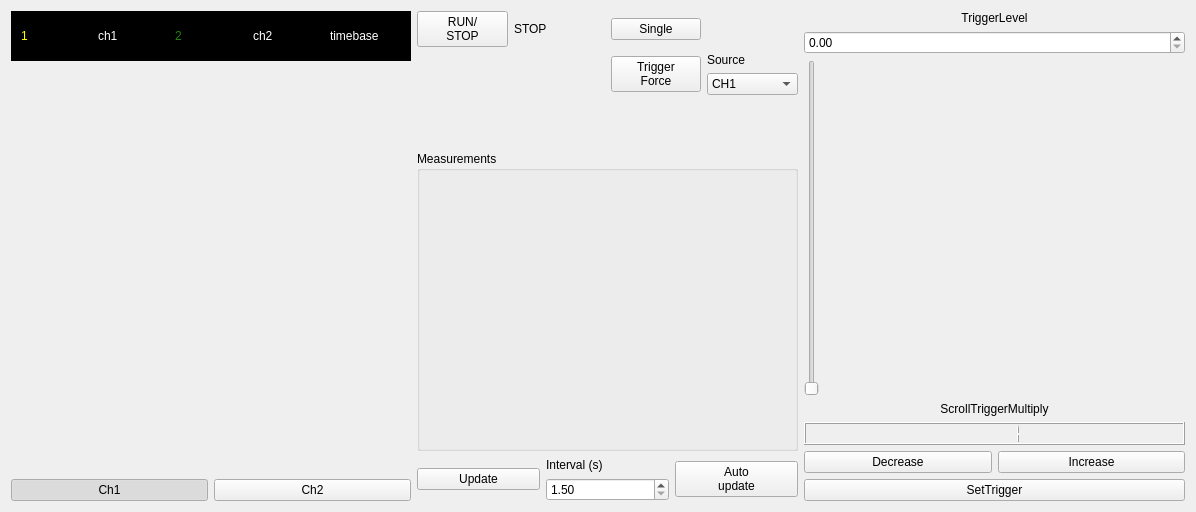
<?xml version="1.0" encoding="UTF-8"?>
<ui version="4.0">
 <class>OscilloscopeWidget</class>
 <widget class="QWidget" name="OscilloscopeWidget">
  <property name="geometry">
   <rect>
    <x>0</x>
    <y>0</y>
    <width>1196</width>
    <height>512</height>
   </rect>
  </property>
  <property name="windowTitle">
   <string>Oscilloscope</string>
  </property>
  <layout class="QGridLayout" name="gridLayout_3">
   <item row="2" column="1">
    <widget class="QGroupBox" name="groupBox_2">
     <property name="minimumSize">
      <size>
       <width>0</width>
       <height>300</height>
      </size>
     </property>
     <property name="title">
      <string>Measurements</string>
     </property>
     <layout class="QGridLayout" name="gridLayout_4">
      <item row="0" column="0">
       <widget class="QLabel" name="MeasurementLabel">
        <property name="text">
         <string/>
        </property>
       </widget>
      </item>
      <item row="1" column="0">
       <widget class="QLabel" name="Measurement_Immed">
        <property name="text">
         <string/>
        </property>
       </widget>
      </item>
     </layout>
    </widget>
   </item>
   <item row="0" column="0" rowspan="4">
    <layout class="QVBoxLayout" name="verticalLayout">
     <item>
      <widget class="QFrame" name="frame">
       <property name="enabled">
        <bool>false</bool>
       </property>
       <property name="sizePolicy">
        <sizepolicy hsizetype="Preferred" vsizetype="Minimum">
         <horstretch>0</horstretch>
         <verstretch>0</verstretch>
        </sizepolicy>
       </property>
       <property name="maximumSize">
        <size>
         <width>16777215</width>
         <height>50</height>
        </size>
       </property>
       <property name="styleSheet">
        <string notr="true">background-color: rgb(0, 0, 0);</string>
       </property>
       <property name="frameShape">
        <enum>QFrame::StyledPanel</enum>
       </property>
       <property name="frameShadow">
        <enum>QFrame::Raised</enum>
       </property>
       <layout class="QHBoxLayout" name="horizontalLayout_3">
        <item>
         <widget class="QLabel" name="ch1Label">
          <property name="enabled">
           <bool>false</bool>
          </property>
          <property name="styleSheet">
           <string notr="true">color: rgb(255, 255, 0);</string>
          </property>
          <property name="text">
           <string>1</string>
          </property>
          <property name="textFormat">
           <enum>Qt::AutoText</enum>
          </property>
         </widget>
        </item>
        <item>
         <widget class="QLabel" name="ch1Y">
          <property name="styleSheet">
           <string notr="true">color: rgb(255, 255, 255);</string>
          </property>
          <property name="text">
           <string>ch1</string>
          </property>
         </widget>
        </item>
        <item>
         <widget class="QLabel" name="ch2Label">
          <property name="styleSheet">
           <string notr="true">color: rgb(36, 127, 13);</string>
          </property>
          <property name="text">
           <string>2</string>
          </property>
          <property name="textFormat">
           <enum>Qt::AutoText</enum>
          </property>
         </widget>
        </item>
        <item>
         <widget class="QLabel" name="ch2Y">
          <property name="styleSheet">
           <string notr="true">color: rgb(255, 255, 255);</string>
          </property>
          <property name="text">
           <string>ch2</string>
          </property>
         </widget>
        </item>
        <item>
         <widget class="QLabel" name="timebase">
          <property name="enabled">
           <bool>false</bool>
          </property>
          <property name="styleSheet">
           <string notr="true">color: rgb(255, 255, 255);</string>
          </property>
          <property name="text">
           <string>timebase</string>
          </property>
         </widget>
        </item>
       </layout>
      </widget>
     </item>
     <item>
      <widget class="QWidget" name="widget" native="true">
       <property name="minimumSize">
        <size>
         <width>400</width>
         <height>300</height>
        </size>
       </property>
       <property name="maximumSize">
        <size>
         <width>16777215</width>
         <height>16777215</height>
        </size>
       </property>
      </widget>
     </item>
     <item>
      <layout class="QHBoxLayout" name="buttonLayout">
       <property name="sizeConstraint">
        <enum>QLayout::SetMinimumSize</enum>
       </property>
       <item>
        <widget class="QPushButton" name="pushButton_Ch1">
         <property name="text">
          <string>Ch1</string>
         </property>
         <property name="checkable">
          <bool>true</bool>
         </property>
         <property name="checked">
          <bool>true</bool>
         </property>
        </widget>
       </item>
       <item>
        <widget class="QPushButton" name="pushButton_Ch2">
         <property name="text">
          <string>Ch2</string>
         </property>
         <property name="checkable">
          <bool>true</bool>
         </property>
         <property name="checked">
          <bool>false</bool>
         </property>
        </widget>
       </item>
      </layout>
     </item>
    </layout>
   </item>
   <item row="0" column="1">
    <layout class="QGridLayout" name="gridLayout">
     <item row="0" column="3">
      <widget class="QLabel" name="triggerStatus">
       <property name="text">
        <string/>
       </property>
      </widget>
     </item>
     <item row="1" column="3">
      <layout class="QVBoxLayout" name="verticalLayout_3">
       <item>
        <widget class="QLabel" name="label_4">
         <property name="text">
          <string>Source</string>
         </property>
        </widget>
       </item>
       <item>
        <widget class="QComboBox" name="triggerSourceComboBox">
         <item>
          <property name="text">
           <string>CH1</string>
          </property>
         </item>
         <item>
          <property name="text">
           <string>CH2</string>
          </property>
         </item>
        </widget>
       </item>
      </layout>
     </item>
     <item row="0" column="0">
      <widget class="QPushButton" name="runStopButton">
       <property name="text">
        <string>RUN/
STOP</string>
       </property>
       <property name="checkable">
        <bool>true</bool>
       </property>
       <property name="checked">
        <bool>false</bool>
       </property>
      </widget>
     </item>
     <item row="1" column="2">
      <widget class="QPushButton" name="triggerForceButton">
       <property name="text">
        <string>Trigger
Force</string>
       </property>
      </widget>
     </item>
     <item row="0" column="1">
      <widget class="QLabel" name="runStopStatus">
       <property name="text">
        <string>STOP</string>
       </property>
      </widget>
     </item>
     <item row="0" column="2">
      <widget class="QPushButton" name="singleButton">
       <property name="text">
        <string>Single</string>
       </property>
       <property name="checkable">
        <bool>true</bool>
       </property>
      </widget>
     </item>
    </layout>
   </item>
   <item row="3" column="1">
    <layout class="QGridLayout" name="gridLayout_2">
     <item row="1" column="2">
      <widget class="QDoubleSpinBox" name="updateIntervalSpinBox">
       <property name="minimum">
        <double>1.500000000000000</double>
       </property>
       <property name="maximum">
        <double>100.000000000000000</double>
       </property>
       <property name="singleStep">
        <double>0.500000000000000</double>
       </property>
      </widget>
     </item>
     <item row="0" column="1" rowspan="2">
      <widget class="QPushButton" name="updateButton">
       <property name="text">
        <string>Update</string>
       </property>
      </widget>
     </item>
     <item row="0" column="2">
      <widget class="QLabel" name="label">
       <property name="text">
        <string>Interval (s)</string>
       </property>
      </widget>
     </item>
     <item row="0" column="3" rowspan="2">
      <widget class="QPushButton" name="autoUpdateButton">
       <property name="text">
        <string>Auto
update</string>
       </property>
       <property name="checkable">
        <bool>true</bool>
       </property>
      </widget>
     </item>
    </layout>
   </item>
   <item row="0" column="2" rowspan="4">
    <layout class="QVBoxLayout" name="verticalLayout_5">
     <item>
      <widget class="QLabel" name="label_2">
       <property name="text">
        <string>TriggerLevel</string>
       </property>
       <property name="alignment">
        <set>Qt::AlignCenter</set>
       </property>
      </widget>
     </item>
     <item>
      <widget class="QDoubleSpinBox" name="TriggerLevelText"/>
     </item>
     <item>
      <widget class="QSlider" name="TriggerLevelScroll">
       <property name="enabled">
        <bool>true</bool>
       </property>
       <property name="layoutDirection">
        <enum>Qt::LeftToRight</enum>
       </property>
       <property name="maximum">
        <number>1000</number>
       </property>
       <property name="singleStep">
        <number>1</number>
       </property>
       <property name="orientation">
        <enum>Qt::Vertical</enum>
       </property>
      </widget>
     </item>
     <item>
      <widget class="QLabel" name="label_5">
       <property name="text">
        <string>ScrollTriggerMultiply</string>
       </property>
       <property name="alignment">
        <set>Qt::AlignCenter</set>
       </property>
      </widget>
     </item>
     <item>
      <layout class="QVBoxLayout" name="verticalLayout_6">
       <item>
        <widget class="QLCDNumber" name="TriggerLevelMul">
         <property name="sizePolicy">
          <sizepolicy hsizetype="Preferred" vsizetype="Minimum">
           <horstretch>0</horstretch>
           <verstretch>0</verstretch>
          </sizepolicy>
         </property>
         <property name="value" stdset="0">
          <double>1.000000000000000</double>
         </property>
        </widget>
       </item>
       <item>
        <layout class="QHBoxLayout" name="horizontalLayout_2">
         <item>
          <widget class="QPushButton" name="Decrease">
           <property name="text">
            <string>Decrease</string>
           </property>
          </widget>
         </item>
         <item>
          <widget class="QPushButton" name="pushButton">
           <property name="sizePolicy">
            <sizepolicy hsizetype="Minimum" vsizetype="Fixed">
             <horstretch>0</horstretch>
             <verstretch>0</verstretch>
            </sizepolicy>
           </property>
           <property name="layoutDirection">
            <enum>Qt::RightToLeft</enum>
           </property>
           <property name="text">
            <string>Increase</string>
           </property>
          </widget>
         </item>
        </layout>
       </item>
      </layout>
     </item>
     <item>
      <widget class="QPushButton" name="SetTriggerLevel">
       <property name="text">
        <string>SetTrigger</string>
       </property>
      </widget>
     </item>
    </layout>
   </item>
  </layout>
 </widget>
 <resources/>
 <connections>
  <connection>
   <sender>updateButton</sender>
   <signal>clicked()</signal>
   <receiver>OscilloscopeWidget</receiver>
   <slot>updatePlot()</slot>
   <hints>
    <hint type="sourcelabel">
     <x>562</x>
     <y>604</y>
    </hint>
    <hint type="destinationlabel">
     <x>394</x>
     <y>240</y>
    </hint>
   </hints>
  </connection>
  <connection>
   <sender>runStopButton</sender>
   <signal>clicked(bool)</signal>
   <receiver>OscilloscopeWidget</receiver>
   <slot>runStop()</slot>
   <hints>
    <hint type="sourcelabel">
     <x>536</x>
     <y>63</y>
    </hint>
    <hint type="destinationlabel">
     <x>394</x>
     <y>240</y>
    </hint>
   </hints>
  </connection>
  <connection>
   <sender>triggerForceButton</sender>
   <signal>clicked()</signal>
   <receiver>OscilloscopeWidget</receiver>
   <slot>triggerForced()</slot>
   <hints>
    <hint type="sourcelabel">
     <x>752</x>
     <y>123</y>
    </hint>
    <hint type="destinationlabel">
     <x>394</x>
     <y>240</y>
    </hint>
   </hints>
  </connection>
  <connection>
   <sender>triggerSourceComboBox</sender>
   <signal>activated(QString)</signal>
   <receiver>OscilloscopeWidget</receiver>
   <slot>triggerSourceChanged(QString)</slot>
   <hints>
    <hint type="sourcelabel">
     <x>854</x>
     <y>124</y>
    </hint>
    <hint type="destinationlabel">
     <x>394</x>
     <y>240</y>
    </hint>
   </hints>
  </connection>
  <connection>
   <sender>singleButton</sender>
   <signal>clicked()</signal>
   <receiver>OscilloscopeWidget</receiver>
   <slot>single()</slot>
   <hints>
    <hint type="sourcelabel">
     <x>752</x>
     <y>55</y>
    </hint>
    <hint type="destinationlabel">
     <x>394</x>
     <y>240</y>
    </hint>
   </hints>
  </connection>
  <connection>
   <sender>autoUpdateButton</sender>
   <signal>clicked(bool)</signal>
   <receiver>OscilloscopeWidget</receiver>
   <slot>autoUpdate(bool)</slot>
   <hints>
    <hint type="sourcelabel">
     <x>855</x>
     <y>612</y>
    </hint>
    <hint type="destinationlabel">
     <x>366</x>
     <y>226</y>
    </hint>
   </hints>
  </connection>
  <connection>
   <sender>SetTriggerLevel</sender>
   <signal>clicked()</signal>
   <receiver>OscilloscopeWidget</receiver>
   <slot>set_triggerLevel()</slot>
   <hints>
    <hint type="sourcelabel">
     <x>922</x>
     <y>651</y>
    </hint>
    <hint type="destinationlabel">
     <x>965</x>
     <y>464</y>
    </hint>
   </hints>
  </connection>
  <connection>
   <sender>TriggerLevelText</sender>
   <signal>valueChanged(double)</signal>
   <receiver>OscilloscopeWidget</receiver>
   <slot>triggerLevelChanged_TextBox(double)</slot>
   <hints>
    <hint type="sourcelabel">
     <x>1084</x>
     <y>59</y>
    </hint>
    <hint type="destinationlabel">
     <x>1192</x>
     <y>332</y>
    </hint>
   </hints>
  </connection>
  <connection>
   <sender>TriggerLevelScroll</sender>
   <signal>valueChanged(int)</signal>
   <receiver>OscilloscopeWidget</receiver>
   <slot>triggerLevelChanged_Scroll(int)</slot>
   <hints>
    <hint type="sourcelabel">
     <x>883</x>
     <y>344</y>
    </hint>
    <hint type="destinationlabel">
     <x>1195</x>
     <y>412</y>
    </hint>
   </hints>
  </connection>
  <connection>
   <sender>pushButton</sender>
   <signal>clicked()</signal>
   <receiver>OscilloscopeWidget</receiver>
   <slot>ScrollTriggerMulInc()</slot>
   <hints>
    <hint type="sourcelabel">
     <x>1151</x>
     <y>618</y>
    </hint>
    <hint type="destinationlabel">
     <x>1183</x>
     <y>457</y>
    </hint>
   </hints>
  </connection>
  <connection>
   <sender>Decrease</sender>
   <signal>clicked()</signal>
   <receiver>OscilloscopeWidget</receiver>
   <slot>ScrollTriggerMulDec()</slot>
   <hints>
    <hint type="sourcelabel">
     <x>963</x>
     <y>605</y>
    </hint>
    <hint type="destinationlabel">
     <x>1184</x>
     <y>498</y>
    </hint>
   </hints>
  </connection>
 </connections>
 <slots>
  <slot>openDevice()</slot>
  <slot>updatePlot()</slot>
  <slot>runStop()</slot>
  <slot>single()</slot>
  <slot>sweepModeChanged(QString)</slot>
  <slot>triggerForced()</slot>
  <slot>triggerSourceChanged(QString)</slot>
  <slot>autoUpdate(bool)</slot>
  <slot>set_triggerLevel()</slot>
  <slot>triggerLevelChanged_Scroll(int)</slot>
  <slot>triggerLevelChanged_TextBox(double)</slot>
  <slot>ScrollTriggerMulInc()</slot>
  <slot>ScrollTriggerMulDec()</slot>
 </slots>
</ui>
